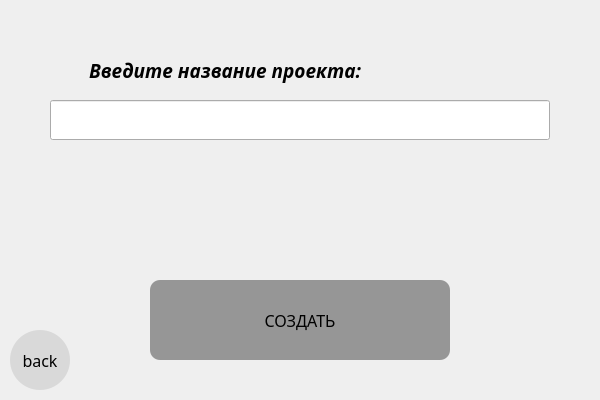
<?xml version="1.0" encoding="UTF-8"?>
<ui version="4.0">
 <class>MainWindow2</class>
 <widget class="QMainWindow" name="MainWindow2">
  <property name="geometry">
   <rect>
    <x>0</x>
    <y>0</y>
    <width>600</width>
    <height>400</height>
   </rect>
  </property>
  <property name="windowTitle">
   <string>MainWindow</string>
  </property>
  <widget class="QWidget" name="centralwidget">
   <widget class="QPushButton" name="btn_back">
    <property name="geometry">
     <rect>
      <x>10</x>
      <y>330</y>
      <width>60</width>
      <height>60</height>
     </rect>
    </property>
    <property name="font">
     <font>
      <family>Sitka</family>
      <pointsize>12</pointsize>
     </font>
    </property>
    <property name="styleSheet">
     <string notr="true">background-color: rgba(217, 217, 217, 255);
color: rgb(1, 1, 1);
border-radius: 30px;</string>
    </property>
    <property name="text">
     <string>back</string>
    </property>
   </widget>
   <widget class="QLineEdit" name="lineEdit">
    <property name="geometry">
     <rect>
      <x>50</x>
      <y>100</y>
      <width>500</width>
      <height>40</height>
     </rect>
    </property>
    <property name="font">
     <font>
      <family>Sitka</family>
      <pointsize>12</pointsize>
     </font>
    </property>
    <property name="styleSheet">
     <string notr="true">color: rgb(0, 0, 0);</string>
    </property>
   </widget>
   <widget class="QLabel" name="label_2">
    <property name="geometry">
     <rect>
      <x>50</x>
      <y>50</y>
      <width>350</width>
      <height>40</height>
     </rect>
    </property>
    <property name="sizePolicy">
     <sizepolicy hsizetype="Preferred" vsizetype="Preferred">
      <horstretch>0</horstretch>
      <verstretch>0</verstretch>
     </sizepolicy>
    </property>
    <property name="font">
     <font>
      <family>Sitka</family>
      <pointsize>14</pointsize>
      <weight>75</weight>
      <italic>true</italic>
      <bold>true</bold>
      <strikeout>false</strikeout>
     </font>
    </property>
    <property name="styleSheet">
     <string notr="true">background-color: rgba(39, 89, 80, 0);
color: rgb(1, 1, 1);</string>
    </property>
    <property name="text">
     <string>Введите название проекта:</string>
    </property>
    <property name="textFormat">
     <enum>Qt::AutoText</enum>
    </property>
    <property name="alignment">
     <set>Qt::AlignCenter</set>
    </property>
    <property name="wordWrap">
     <bool>true</bool>
    </property>
   </widget>
   <widget class="QPushButton" name="btn_create">
    <property name="enabled">
     <bool>true</bool>
    </property>
    <property name="geometry">
     <rect>
      <x>150</x>
      <y>280</y>
      <width>300</width>
      <height>80</height>
     </rect>
    </property>
    <property name="font">
     <font>
      <family>Sitka</family>
      <pointsize>12</pointsize>
      <weight>50</weight>
      <italic>false</italic>
      <bold>false</bold>
      <strikeout>false</strikeout>
     </font>
    </property>
    <property name="cursor">
     <cursorShape>ArrowCursor</cursorShape>
    </property>
    <property name="styleSheet">
     <string notr="true">background-color: rgba(89, 89, 89, 150);
color: rgb(1, 1, 1);
border-radius: 10px;
border: none</string>
    </property>
    <property name="text">
     <string>СОЗДАТЬ</string>
    </property>
   </widget>
  </widget>
 </widget>
 <resources/>
 <connections/>
</ui>
